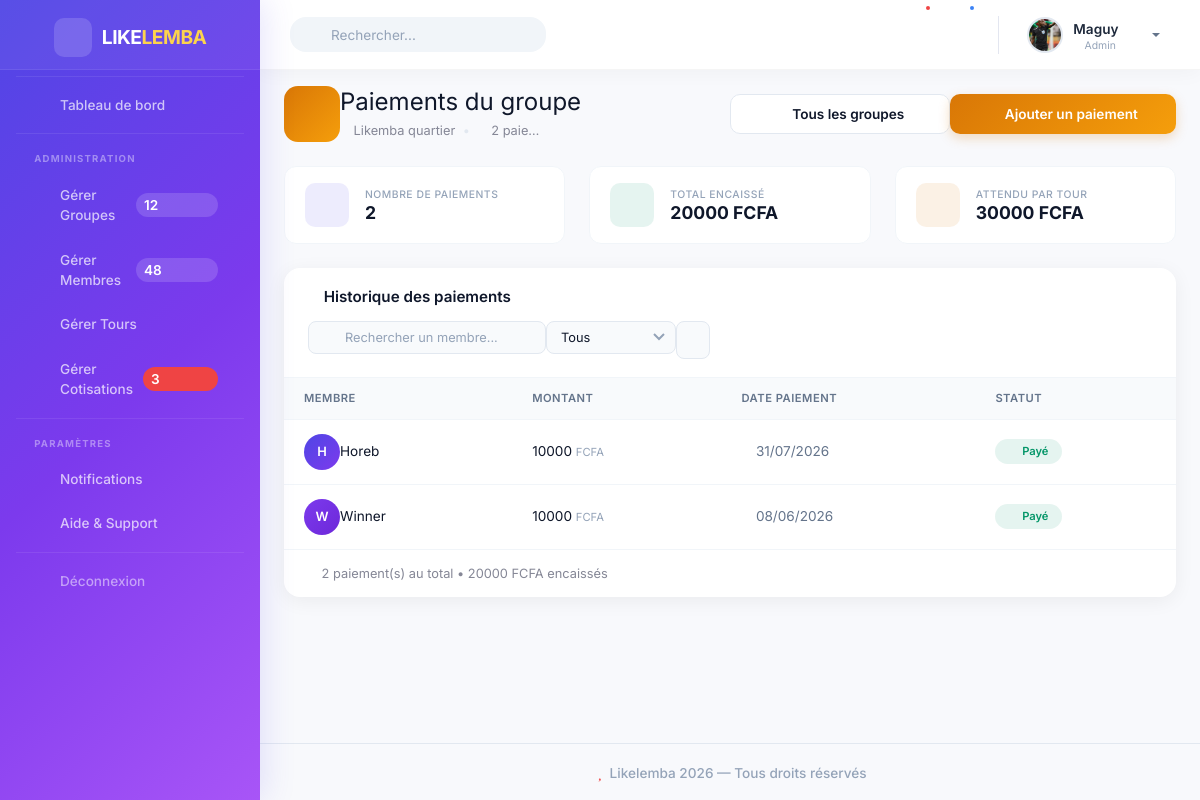
The page /groupes/7/paiements/ (signed in) on the database as committed earlier.
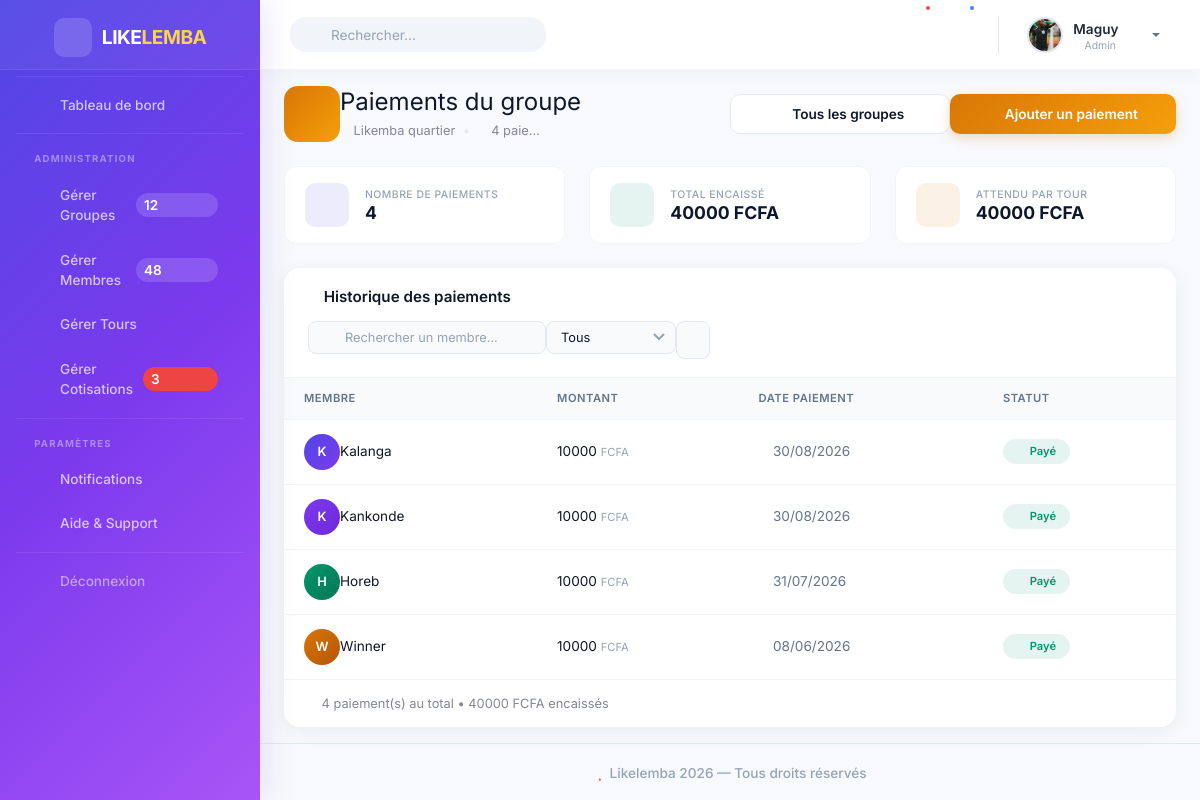
The same page on the database as committed later.
### authentification/models.py (models this page shows)
class Utilisateur(AbstractUser):
    telephone = models.CharField(max_length=20)
    ROLE_CHOICES = [
        ('ADMIN', 'Admin'),
        ('MEMBRE', 'Membre')
    ]
    role = models.CharField(max_length=10, choices=ROLE_CHOICES)
    photo = models.ImageField(upload_to='profiles/', null=True, blank=True)
    is_verified = models.BooleanField(default=False)

### likelemba_app/models.py (models this page shows, shortened)
class Groupe(models.Model):
    FREQUENCE_CHOICES = [
        ('QUOTIDIEN', 'Quotidien'),
        ('HEBDOMADAIRE', 'Hebdomadaire'),
        ('MENSUEL', 'Mensuel'),
        ('ANNUEL', 'Annuel')
    ]
    STATUT_CHOICES = [
        ('ACTIF', 'Actif'),
        ('TERMINE', 'Terminé')
    ]
    nom = models.CharField(max_length=100)
    montant_cotisation = models.DecimalField(
        max_digits=10,
        decimal_places=2
    )
    frequence = models.CharField(max_length=20, choices=FREQUENCE_CHOICES)
    date_debut = models.DateField()
    statut = models.CharField(max_length=20, choices = STATUT_CHOICES, default='ACTIF')
    date_creation = models.DateTimeField(auto_now_add=True, null=True)
    admin = models.ForeignKey(
        Utilisateur,
        on_delete=models.CASCADE
    )

class Paiement(models.Model):
    membre = models.ForeignKey(
        MembreGroupe,
        on_delete=models.CASCADE
    )
    tour = models.ForeignKey(
        Tour,
        on_delete=models.CASCADE
    )
    montant = models.DecimalField(
        max_digits=10,
        decimal_places=2
    )
    date_paiement = models.DateField()
    statut = models.CharField(
        max_length=20,
        choices=[
            ('PAYE', 'Payé'),
            ('NON_PAYE', 'Non payé')
        ]
    )

class MembreGroupe(models.Model):
    utilisateur = models.ForeignKey(
        Utilisateur,
        on_delete=models.CASCADE,
        null=True,
        blank=True
    )
    groupe = models.ForeignKey(
        Groupe,
        on_delete=models.CASCADE,
        null=True,
        blank=True
    )
    nom = models.CharField(max_length=100, null=True, blank=True)
    telephone = models.CharField(max_length=20, blank=True)
    ordre_reception = models.IntegerField()
    date_inscription = models.DateTimeField(auto_now_add=True)
    @property
    def nom_affiche(self):
        if self.utilisateur:
            return self.utilisateur.username
        return self.nom or "Membre sans nom"
    class Meta:
        unique_together = ('utilisateur', 'groupe')

### likelemba_app/views.py (the view)
# urls.py: path('groupes/<int:groupe_id>/paiements/', paiements_groupe_view, name='paiements_groupe'),
@login_required(login_url="login")
def paiements_groupe_view(request, groupe_id):
    if request.user.role != 'ADMIN':
        return redirect('dashboard_membre')
    groupe = get_object_or_404(Groupe, id=groupe_id, admin=request.user)
    paiements = Paiement.objects.filter(
        membre__groupe=groupe
    ).select_related('membre', 'membre__utilisateur').order_by('-date_paiement', '-id')
    resume = paiements.aggregate(total_encaisse=Sum('montant'))
    total_encaisse = resume['total_encaisse'] or 0
    total_paiements = paiements.count()
    total_attendu = groupe.montant_cotisation * MembreGroupe.objects.filter(groupe=groupe).count()
    return render(request, 'paiements/paiements_groupe.html', {
        'groupe': groupe,
        'paiements': paiements,
        'total_encaisse': total_encaisse,
        'total_paiements': total_paiements,
        'total_attendu': total_attendu,
    })

### likelemba/templates/paiements/paiements_groupe.html (shortened to what this page needs)
{% extends 'base.html' %}
{% load static %}
{% block content %}
<div class="page-header mb-3 mb-md-4">
    <div class="d-flex flex-column flex-sm-row justify-content-between align-items-start align-items-sm-center gap-3">
        <div class="d-flex align-items-center gap-3 w-100 w-sm-auto">
            <div class="group-avatar-large" style="background: linear-gradient(135deg, #d97706, #f59e0b); flex-shrink: 0;">
                <i class="fas fa-coins"></i>
            </div>
            <div class="min-width-0">
                <h1 class="h4 h-md-3 mb-1 fw-bold" style="color: #0f172a;">
                    Paiements du groupe
                </h1>
                <p class="text-muted small mb-0 text-truncate" style="max-width: 200px;">
                    <i class="fas fa-layer-group me-1" style="color: #d97706;"></i>
                    {{ groupe.nom }}
                    <span class="bullet">•</span>
                    <i class="fas fa-coins me-1" style="color: #d97706;"></i>
                    {{ total_paiements }} paiement{{ total_paiements|pluralize }}
                </p>
            </div>
        </div>
        <div class="d-flex gap-2 w-100 w-sm-auto">
            <a href="{% url 'liste_groupes_paiements' %}" class="btn btn-outline-modern flex-1">
                <i class="fas fa-arrow-left me-1"></i>
                <span class="d-none d-sm-inline">Tous les groupes</span>
            </a>
            <a href="{% url 'ajouter_paiement' groupe.id %}" class="btn btn-primary-modern flex-1">
                <i class="fas fa-arrow-left me-1"></i>
                <span class="d-none d-sm-inline">Ajouter un paiement</span>
            </a>
        </div>
    </div>
</div>
<div class="row g-2 g-md-3 mb-3 mb-md-4">
    <div class="col-4">
        <div class="stat-mini">
            <div class="stat-mini-body">
                <div class="stat-mini-icon purple">
                    <i class="fas fa-coins"></i>
                </div>
                <div class="stat-mini-content">
                    <span class="stat-mini-label">Nombre de paiements</span>
                    <h5 class="stat-mini-value">{{ total_paiements }}</h5>
                </div>
            </div>
        </div>
    </div>
    <div class="col-4">
        <div class="stat-mini">
            <div class="stat-mini-body">
                <div class="stat-mini-icon green">
                    <i class="fas fa-money-bill-wave"></i>
                </div>
                <div class="stat-mini-content">
                    <span class="stat-mini-label">Total encaissé</span>
                    <h5 class="stat-mini-value">{{ total_encaisse|floatformat:0 }} FCFA</h5>
                </div>
            </div>
        </div>
    </div>
    <div class="col-4">
        <div class="stat-mini">
            <div class="stat-mini-body">
                <div class="stat-mini-icon orange">
                    <i class="fas fa-calculator"></i>
                </div>
                <div class="stat-mini-content">
                    <span class="stat-mini-label">Attendu par tour</span>
                    <h5 class="stat-mini-value">{{ total_attendu|floatformat:0 }} FCFA</h5>
                </div>
            </div>
        </div>
    </div>
</div>
<div class="card-modern">
    <div class="card-modern-header d-flex flex-column flex-sm-row justify-content-between align-items-stretch align-items-sm-center gap-2">
        <span class="card-modern-title">
            <i class="fas fa-list me-2" style="color: #d97706;"></i>
            Historique des paiements
        </span>
        <div class="d-flex gap-2 w-100 w-sm-auto">
            <div class="search-wrapper flex-grow-1 flex-sm-grow-0">
                <i class="fas fa-search search-icon"></i>
                <input type="text" class="search-input" placeholder="Rechercher un membre..." id="tableSearch">
            </div>
            <div class="filter-wrapper flex-grow-1 flex-sm-grow-0">
                <select class="filter-select" id="statusFilter">
                    <option value="all">Tous</option>
                </select>
            </div>
            <button class="btn-filter-table" onclick="window.location.reload();">
                <i class="fas fa-sync-alt"></i>
            </button>
        </div>
    </div>
    <div class="card-modern-body p-0">
        <div class="table-responsive">
            <table class="table-modern" id="paymentTable">
                <thead>
                    <tr>
                        <th>Membre</th>
                        <th>Montant</th>
                        <th class="d-none d-md-table-cell">Date paiement</th>
                        <th>Statut</th>
                    </tr>
                </thead>
                <tbody>
                    {% for paiement in paiements %}
                    <tr data-status="{{ paiement.statut }}">
                        <td>
                            <div class="d-flex align-items-center gap-2">
                                <div class="member-avatar" style="background: linear-gradient(135deg, {% cycle '#4f46e5' '#7c3aed' '#059669' '#d97706' '#2563eb' '#dc2626' %}, {% cycle '#7c3aed' '#6d28d9' '#047857' '#b45309' '#1d4ed8' '#b91c1c' %}); flex-shrink: 0;">
                                    {{ paiement.membre.nom_affiche|make_list|first|upper }}
                                </div>
                                <div class="min-width-0">
                                    <span class="fw-semibold d-block text-truncate" style="color: #0f172a; max-width: 100px;">{{ paiement.membre.nom_affiche }}</span>
                                </div>
                            </div>
                        </td>
                        <td>
                            <span class="fw-semibold" style="color: #0f172a; font-size: 0.85rem;">
                                {{ paiement.montant|floatformat:0 }}
                            </span>
                            <span class="d-none d-sm-inline" style="font-size: 0.7rem; color: #94a3b8;">FCFA</span>
                        </td>
                        <td class="d-none d-md-table-cell">
                            <span style="color: #64748b; font-size: 0.85rem;">
                                <i class="far fa-calendar-alt me-1"></i>
                                {{ paiement.date_paiement|date:"d/m/Y" }}
                            </span>
                        </td>
                        <td>
                            {% if paiement.statut == "PAYE" %}
                                <span class="badge-status success">
                                    <i class="fas fa-check-circle me-1"></i>
                                    <span class="d-none d-sm-inline">Payé</span>
                                </span>
                            {% else %}
                                <span class="badge-status warning">
                                    <i class="fas fa-clock me-1"></i>
                                    <span class="d-none d-sm-inline">Non payé</span>
                                    <span class="d-sm-none">⏳</span>
                                </span>
                            {% endif %}
                        </td>
                    </tr>
                    {% endfor %}
                </tbody>
            </table>
        </div>
    </div>
    <div class="card-modern-footer d-flex flex-column flex-sm-row justify-content-between align-items-center gap-2">
        <span class="text-muted small">
            <i class="fas fa-info-circle me-1"></i>
            {{ paiements|length }} paiement(s) au total
            <span class="d-none d-sm-inline">• {{ total_encaisse|floatformat:0 }} FCFA encaissés</span>
        </span>
    </div>
</div>
{% endblock %}

### likelemba/templates/components/navbar.html (shortened to what this page needs)
{% load static %}
<nav class="navbar navbar-expand navbar-light bg-white topbar mb-0 static-top shadow-sm">
    <form class="d-none d-sm-inline-block form-inline mr-auto my-2 my-md-0">
        <div class="search-wrapper">
            <i class="fas fa-search search-icon"></i>
            <input type="text" class="form-control" placeholder="Rechercher...">
        </div>
    </form>
    <ul class="navbar-nav ml-auto align-items-center" style="flex-direction: row; gap: 2px;">
        <li class="nav-item">
            <a class="nav-link" href="#" role="button" style="position: relative;">
                <i class="fas fa-bell fa-fw" style="font-size: 1.1rem;"></i>
                <span class="badge-dot"></span>
            </a>
        </li>
        <li class="nav-item">
            <a class="nav-link" href="#" role="button" style="position: relative;">
                <i class="fas fa-envelope fa-fw" style="font-size: 1.1rem;"></i>
                <span class="badge-dot blue"></span>
            </a>
        </li>
        <li class="nav-item">
            <a class="nav-link dropdown-toggle user-profile" href="#" id="userDropdown" role="button" data-toggle="dropdown" aria-haspopup="true" aria-expanded="false">
                {% if request.user.photo %}
                    <img src="{{ request.user.photo.url }}" alt="Photo de profil">
                {% else %}
                    <img src="{% static 'img/undraw_profile_2.svg' %}" alt="Photo de profil">
                {% endif %}
                <div class="user-info d-none d-lg-block">
                    <span class="user-name">{{ request.user.username }}</span>
                    <span class="user-role">
                        <i class="fas fa-circle" style="color: #22c55e;"></i>
                        {{ request.user.get_role_display }}
                    </span>
                </div>
                <i class="fas fa-chevron-down chevron"></i>
            </a>
        </li>
    </ul>
</nav>

Rows that differ between the two databases and show on the page:
added Paiement: membre.nom_affiche|make_list "K", membre.nom_affiche "Kalanga", montant "10000", date_paiement "30/08/2026", statut "PAYE" (drawn)
added Paiement: membre.nom_affiche|make_list "K", membre.nom_affiche "Kankonde", montant "10000", date_paiement "30/08/2026", statut "PAYE" (drawn)
Other text that changed with them:
{{ total_paiements }}: "2" → "4"
{{ total_encaisse|floatformat:0 }}: "20000" → "40000"
{{ total_attendu|floatformat:0 }}: "30000" → "40000"
{{ paiements|length }}: "2" → "4"
